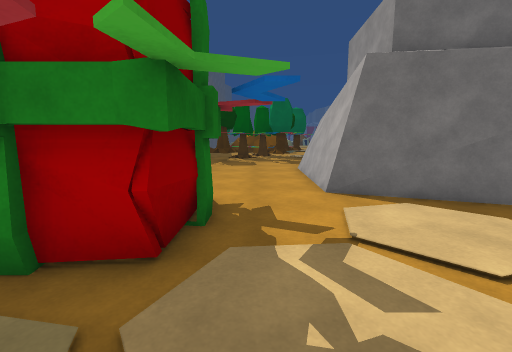
View 1 (above)

24 first-person views from a walk through a scene from a Unity 3-D project. The camera is 1.3 m above the floor, tilts 8° down and sees 90° across. The floor is counted in squares, 1 m on a side. Each view is taken from the middle of a square. On the plan, view 1 faces up. The plan holds only what a view shows up to about 13 squares ahead; the rest is blank. The place goes on beyond the plan. The player is left out. Surface patterns are stand-ins for the level's own textures.

View 2
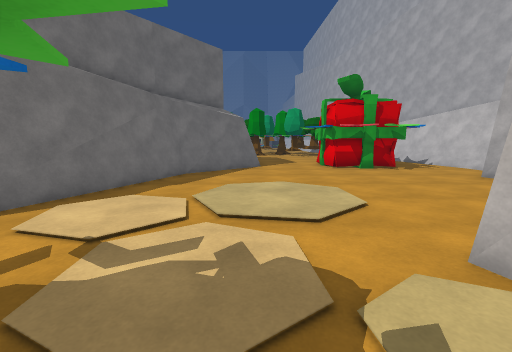

View 3
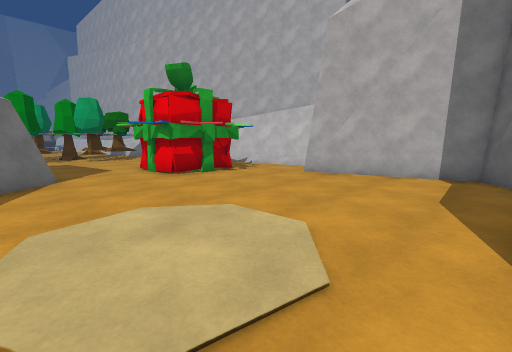

View 4
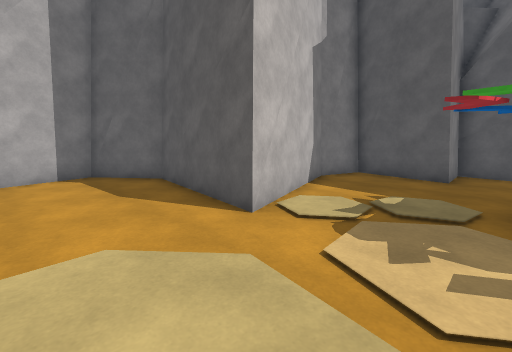

View 5
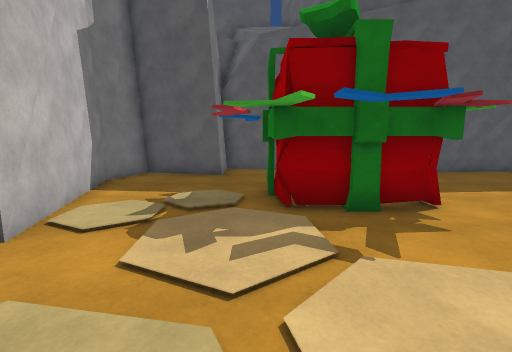

View 6
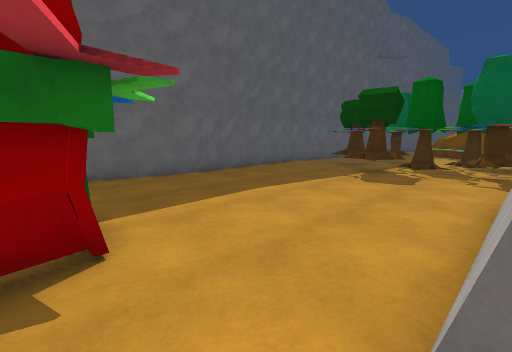

View 7
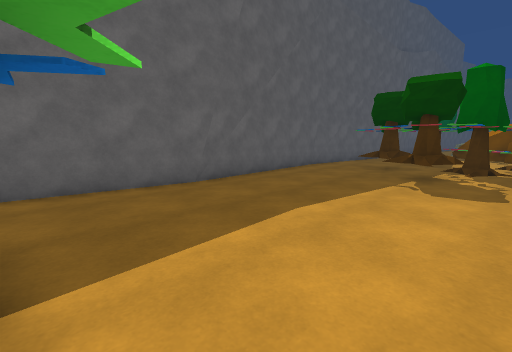

View 8
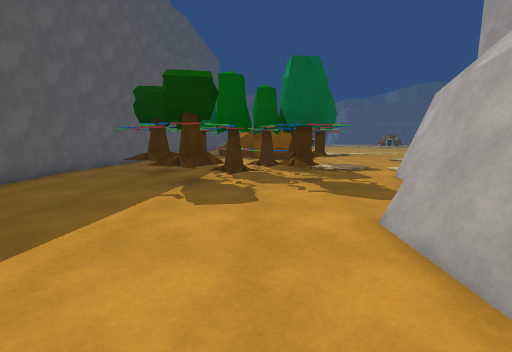

View 9
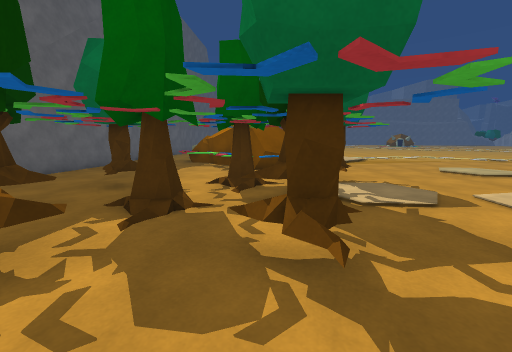

View 10
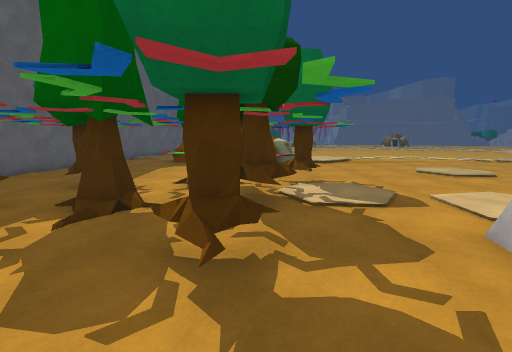

View 11
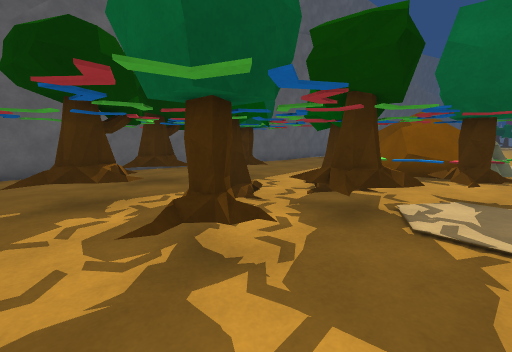

View 12
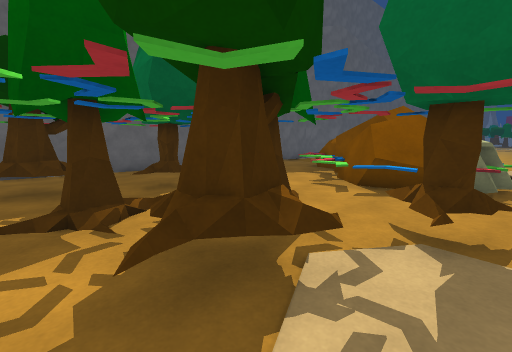

View 13
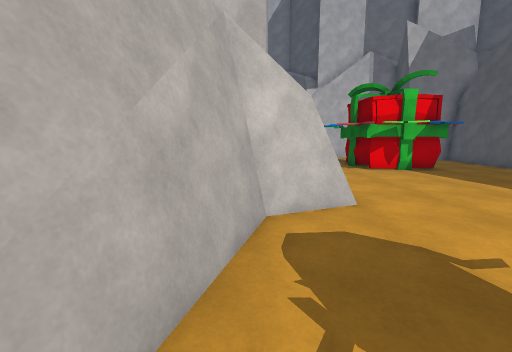

View 14
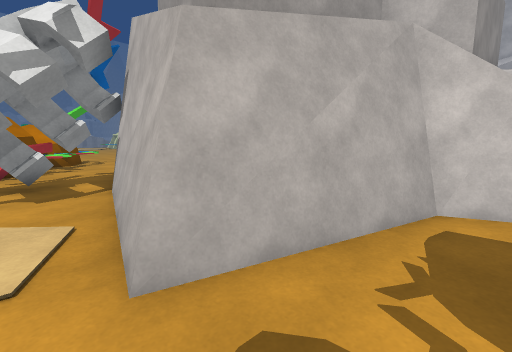

View 15
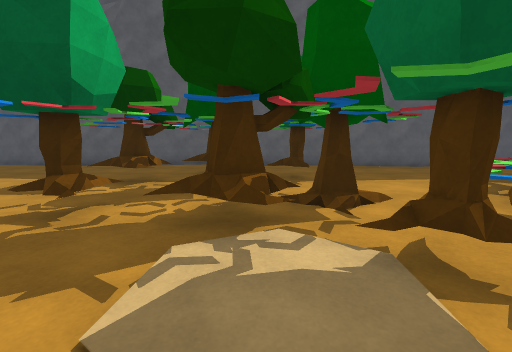

View 16
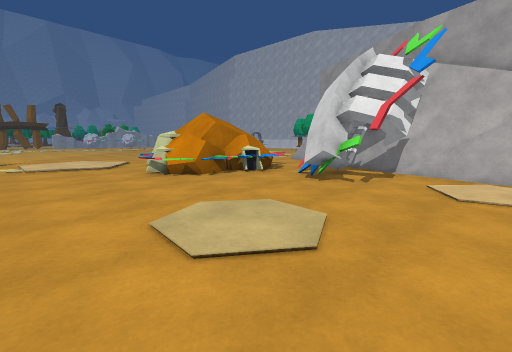

View 17
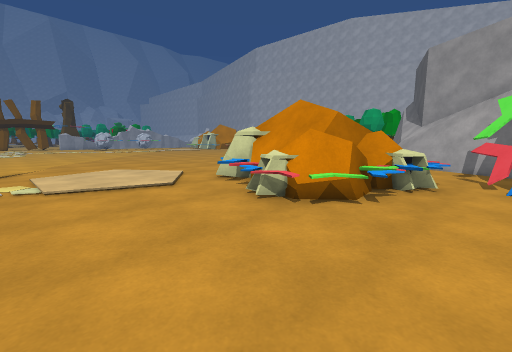

View 18
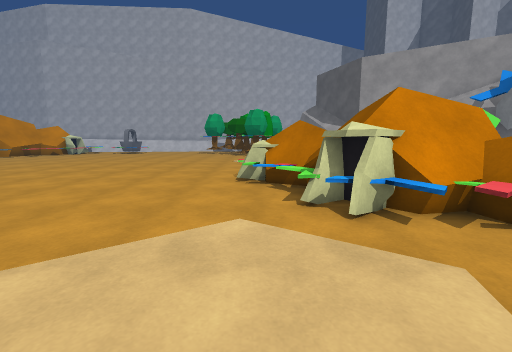

View 19
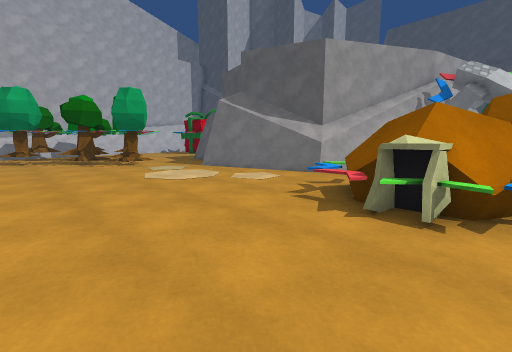

View 20
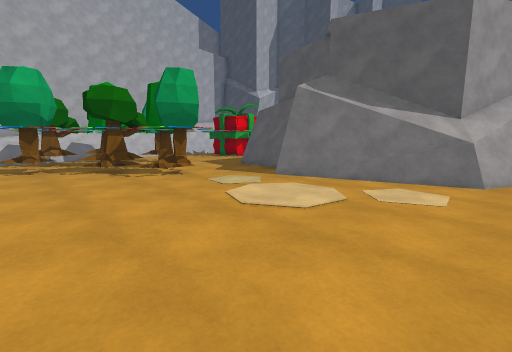

View 21
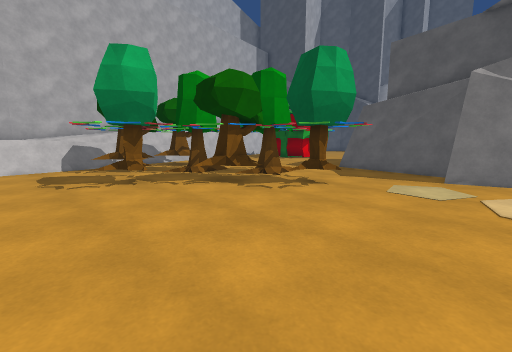

View 22
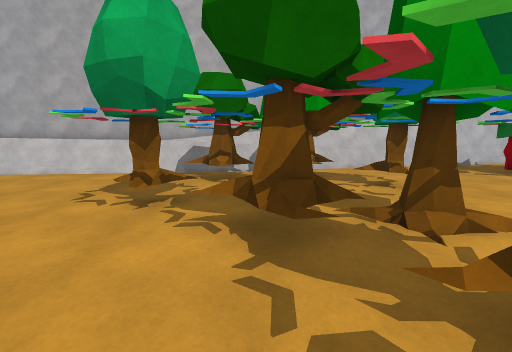

View 23
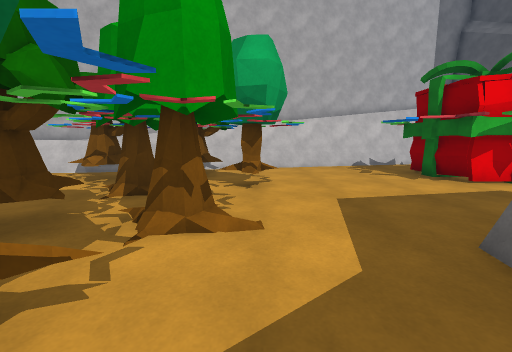

View 24
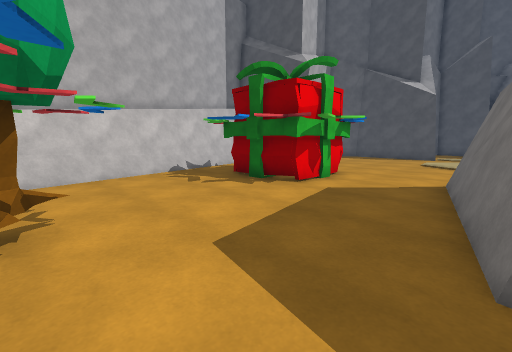

### Floor plan
Key: @ floor where view 1 was taken; # wall or solid block; . floor; = window, fence, low wall or low ledge; ^ raised ledge; O other object.
Columns run from 9 left of view 1 to 30 right of it. Each row starts with its distance up from view 1.
 27   #....^^^  OO .........................
 26   #.....=##^O#..........................
 25   #......==^...........................
 24   #.......=.=.........................
 23   #.....................==O=.........
 22  ##...O..OO.OO..........=#O===.......
 21  ##...OO.#OO##..........=^^##O#......
 20  ##..O.# OOO#......OOO.=O^###OO.......
 19  #..OOOOO OO#.....OOOO.=O^#  ^=........
 18  #..OOO #.........OOOOO=^^#  ##=........
 17  #....OOO.OOO.###= .OOOO==#####O........
 16  # ...OOO.OO..#######OOO.===##^O=.......
 15  ##....#......#     ## ....= #==........
 14   #..........##       ###...===.........
 13   #..........#          ###.............
 12   #........###           ##=.........
 11   #........##             ##.........
 10   #........#               #.........
  9   #........#               ##........
  8  ##........#               ##........ .
  7  ##........#               ##.........
  6  #...OOOO..####           ##...........
  5  #...O  O.....####        ##...........
  4  #...   O.......###       #=...OO......
  3  #     OO.........##      #....O=......
  2  #...OOOO..........########...##OO.....
  1 ####................###=......O#OO#....
  0  ###.....@....................O....O...
 -1   ##............................O..O=...
 -2   ##...####..........O.......OOOOO......
 -3   ###### #.........OO#OO.....O=O. ##....
 -4          #.........O ##O......OOOOO#....
 -5          #.........OO OO....... O. #====
 -6          #.........OOOOO.......  =##^^^^
 -7          #.................#=### ^#^^^ ^
 -8          ##.#####......=#######    #####

Where each view was taken, in squares from view 1:
view 1: 0 up, 0 right, facing up
view 2: 1 up, 2 left, facing right
view 3: 2 up, 1 right, facing down-right
view 4: 2 up, 4 right, facing down-left
view 5: 2 up, 4 right, facing left
view 6: 5 up, 2 right, facing up-left
view 7: 6 up, 0 right, facing up-left
view 8: 8 up, 0 right, facing up
view 9: 14 up, 1 right, facing up
view 10: 14 up, 2 right, facing up
view 11: 15 up, 4 right, facing up-left
view 12: 18 up, 4 right, facing up-left
view 13: 17 up, 4 right, facing down
view 14: 18 up, 3 right, facing down-right
view 15: 20 up, 6 right, facing left
view 16: 27 up, 7 right, facing down-right
view 17: 27 up, 13 right, facing down-right
view 18: 26 up, 22 right, facing down
view 19: 18 up, 27 right, facing down-left
view 20: 13 up, 27 right, facing down-left
view 21: 8 up, 29 right, facing down-left
view 22: 5 up, 24 right, facing down
view 23: 5 up, 20 right, facing down
view 24: 2 up, 20 right, facing down-left
